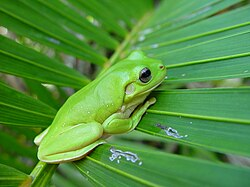
#> input picture Lab5.1/image/frog.jpg, 250 x 187 px, found by its file name
$ jupyter execute lab5.2.ipynb   (older library calls are emulated)
#> lines starting #> are read from the running program, lines starting #| are printed output that depends on the picture
[cell 1]
import cv2
import numpy as np
import matplotlib.pyplot as plt

[cell 2]
###: Load an image
img = cv2.imread('image/frog.JPG')
#> img is the input picture: shape (187, 250, 3); mean B, G, R 62.5, 144.4, 81.8
cv2.imshow('Input', img)
img = cv2.cvtColor(img, cv2.COLOR_BGR2RGB)
cv2.waitKey()

[cell 3]
### Task#1: Convolve an image with a 7x7 box filter, and output the original and smoothed image side by side
x = 7
box = np.ones((x,x), np.float32) / (x*x)
Convolved = cv2.filter2D(img, -1, box)
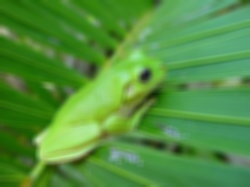
#> Convolved: shape (187, 250, 3); mean R, G, B 81.8, 144.4, 62.5

[cell 4]
fig, ax = plt.subplots(1, 2, figsize=(10,5))
ax[0].imshow(img)
ax[0].set_title("Original")
ax[0].axis("off")
ax[1].imshow(Convolved)
ax[1].set_title("7x7 Box Filter")
ax[1].axis("off")
plt.show()
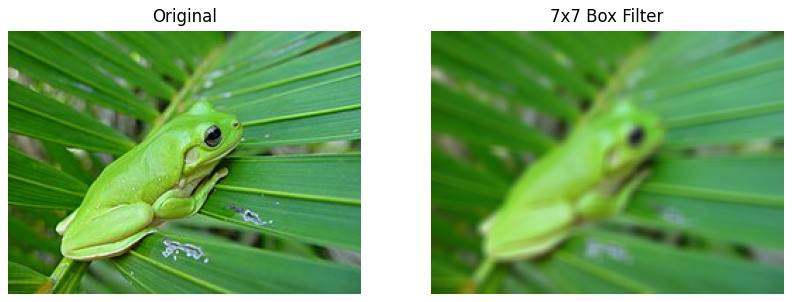
#> figure drawn by matplotlib, 2 panels

[cell 5]
###Task#2: Using an image of your choice, apply a 5x5 gaussian filter to the image, then a 21x21 gaussian filter and show the three images side by side.

#gussian sigma
sigma=5
sigma2=21
# Apply Gaussian blur
blurred1 = cv2.GaussianBlur(img,
(0, 0), sigmaX=sigma, sigmaY=sigma)
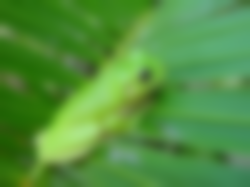
#> blurred1: shape (187, 250, 3); mean R, G, B 81.8, 144.4, 62.5
blurred2 = cv2.GaussianBlur(img,
(0, 0), sigmaX=sigma2, sigmaY=sigma2)
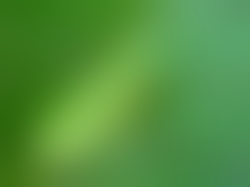
#> blurred2: shape (187, 250, 3); mean R, G, B 81.8, 144.4, 62.6

[cell 6]
fig, ax = plt.subplots(1, 3, figsize=(10,5))
ax[0].imshow(img)
ax[0].set_title("Original")
ax[0].axis("off")
ax[1].imshow(blurred1)
ax[1].set_title("5x5 blur")
ax[1].axis("off")
ax[2].imshow(blurred2)
ax[2].set_title("21x21 blur")
ax[2].axis("off")
plt.show()

[cell 7]
###Task#3: Using an image of your choice, apply a 3x3 Laplacian filter to sharpen the image.
# Convert image to float32 for processing
image_float = img.astype(np.float32) / 255.0
laplacian = cv2.Laplacian(image_float, cv2.CV_32F)
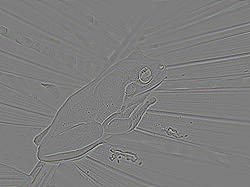
#> laplacian: shape (187, 250, 3) float32; mean R, G, B 4e-05, 4.32e-05, -6.12e-06; drawn with min black and max white
sharpened = np.clip(image_float - laplacian, 0, 1)
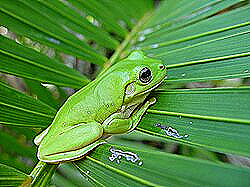
#> sharpened: shape (187, 250, 3) float32; mean R, G, B 0.324, 0.562, 0.256

[cell 8]
fig, ax = plt.subplots(1, 3, figsize=(10,5))
ax[0].imshow(img)
ax[0].set_title("Original")
ax[0].axis("off")
ax[1].imshow(laplacian)
ax[1].set_title("laplacian")
ax[1].axis("off")
ax[2].imshow(sharpened)
ax[2].set_title("sharpened")
ax[2].axis("off")
plt.show()
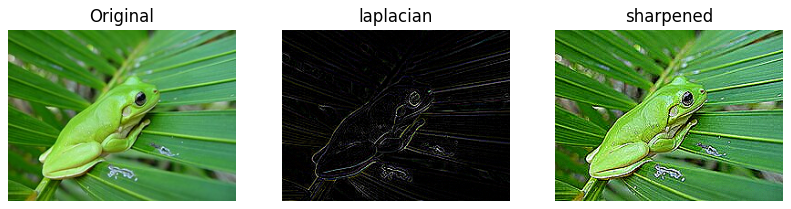
#> figure drawn by matplotlib, 3 panels
